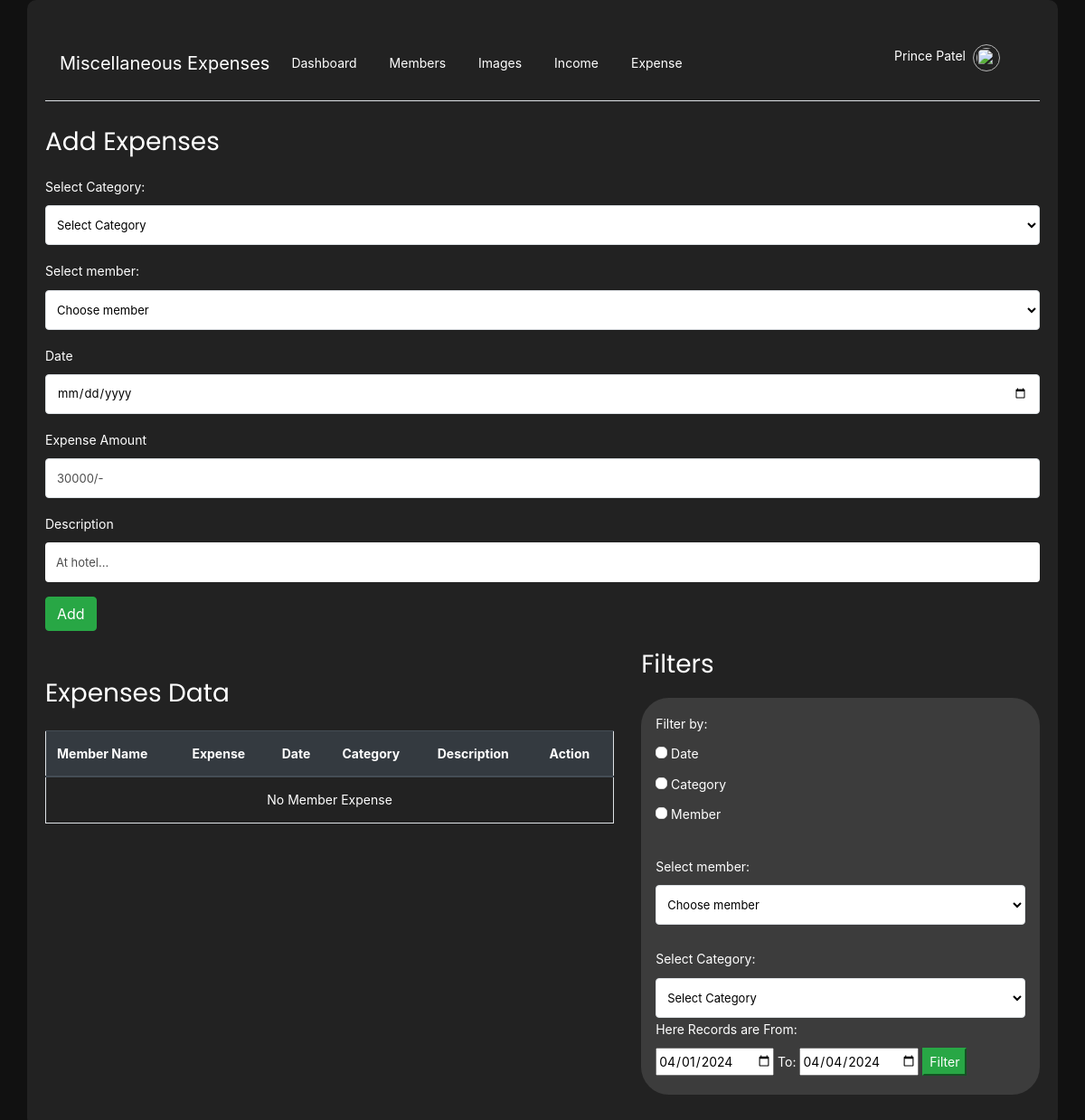
Page /expenses_view/ (signed in) on the earlier database version.
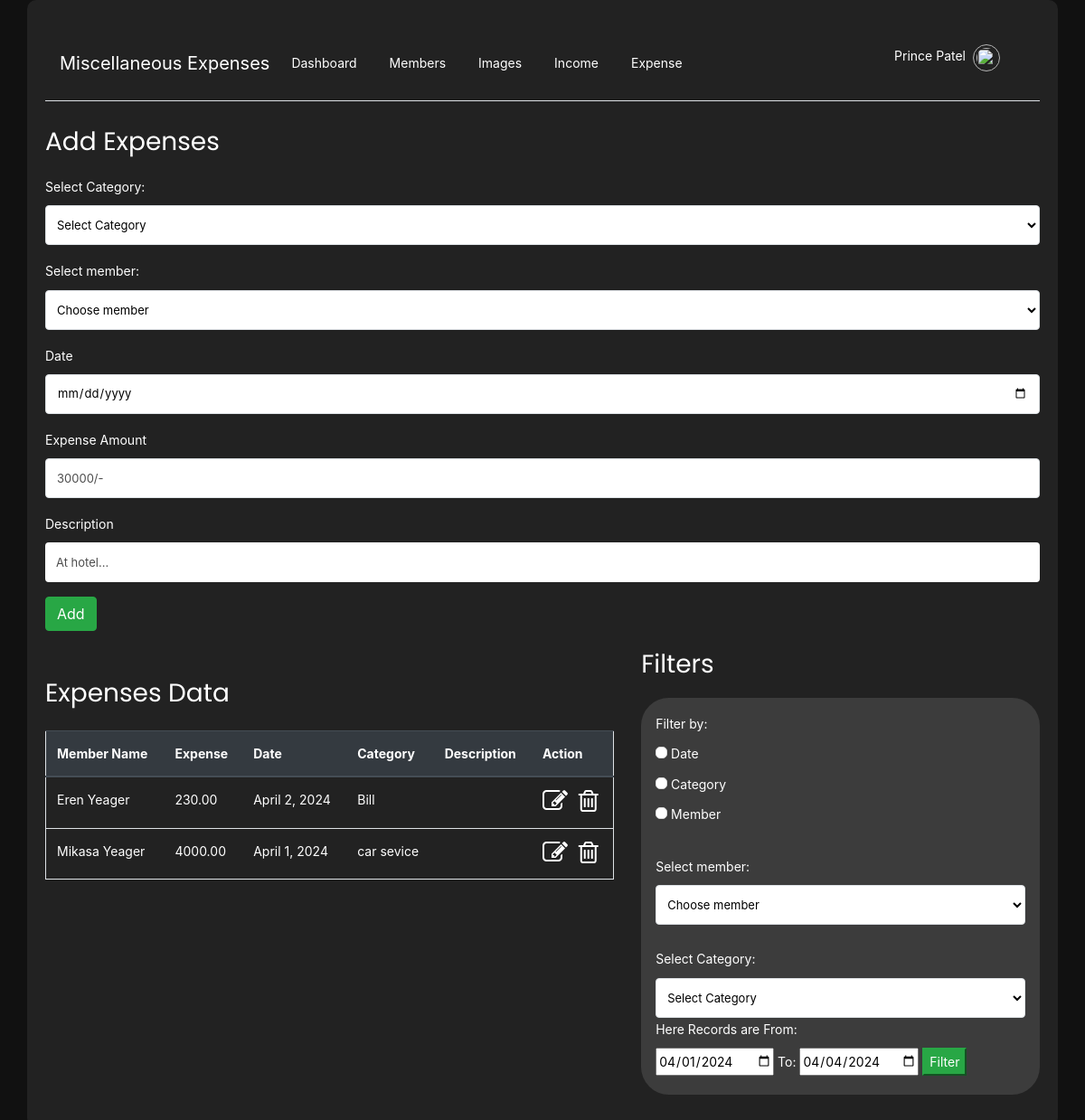
Same page on the later database version.
### account/models.py (models this page shows, shortened)
class Expenses(BaseClass):
    superuser_id = models.ForeignKey(SuperUserModel,on_delete=models.CASCADE)
    category_id=models.ForeignKey(Category,on_delete=models.CASCADE)
    member_id = models.ForeignKey(MembersModel,on_delete=models.CASCADE)
    date = models.DateField()
    amount = models.DecimalField(default=0,decimal_places=2,max_digits=10)
    description = models.TextField(default="--")

class Category(BaseClass):
    name = models.CharField(max_length=255)
    def __str__(self):
        return self.name

### authentication/models.py (models this page shows, shortened)
class MembersModel(BaseClass):
    superuser_id = models.ForeignKey(SuperUserModel, on_delete=models.CASCADE)
    first_name = models.CharField(max_length=255)
    last_name = models.CharField(max_length=255)
    email = models.EmailField(max_length=255,blank=True)
    mobile = models.CharField(max_length=255)
    password = models.CharField(max_length=255, blank=True)
    is_active = models.BooleanField(default=True)
    is_super_user = models.BooleanField(default=False)
    otp = models.CharField(max_length=50,default=100000)
    def __str__(self):
        return f"{self.first_name} {self.last_name}"

### account/views.py (the view, shortened to what this page needs)
# urls.py: path('expenses_view/',expenses_view,name='expenses_view'),
@login_required
def expenses_view(request):
    user = MembersModel.objects.get(email = request.session['email'])
    categories = Category.objects.all()
    members = MembersModel.objects.filter(superuser_id_id=request.session['superuser_id'])
    get_expenses = Expenses.objects.filter(superuser_id_id=request.session['superuser_id']).filter(date__range=[datetimeinfo.convert_date_format(start_date_of_month),datetimeinfo.convert_date_format(current_date_of_month)])
    context = {
        'user':user,
        'categories':categories,
        'get_expenses':get_expenses,
        'members':members,
        'start_date_of_month':datetimeinfo.convert_date_format(start_date_of_month),
        'current_date_of_month':datetimeinfo.convert_date_format(current_date_of_month)
    }
    return render(request, 'expense.html',context)

### account/views.py (called while the page is built)
def login_required(view_func):
    @wraps(view_func)
    def _wrapped_view(request, *args, **kwargs):
        if 'email' not in request.session:
            messages.warning(request, "You are not logged in yet.")
            return redirect('login_view')
        return view_func(request, *args, **kwargs)
    return _wrapped_view

### master/utils/ME_DATETIME/me_time.py (called while the page is built)
    def convert_date_format(self,date_str):
        parsed_date = datetime.strptime(date_str, "%d-%m-%Y").date()
        converted_date_str = parsed_date.strftime("%Y-%m-%d")
        return converted_date_str

### account/templates/expense.html (shortened to what the changed rows need)
{% extends 'base.html' %}
{% block content %}
<div class="row">
    <div class="col-md-7">
        <table class="table border" style="margin-top: 20px;color: #fff ;">
            <thead class="thead-dark">
                <h3 class="mt-5" style="color: #fff;">Expenses Data</h3>
                <tr>
                    <th scope="col">Member Name</th>
                    <th scope="col">Expense</th>
                    <th scope="col">Date</th>
                    <th scope="col">Category</th>
                    <th scope="col">Description</th>
                    <th scope="col">Action</th>
                </tr>
            </thead>
            <tbody>
                {% if get_expenses|length != 0 %}
                {% for expenses in get_expenses %}
                <tr>
                    <td>{{ expenses.member_id }}</td>
                    <td>{{ expenses.amount }}</td>
                    <td>{{ expenses.date }}</td>
                    <td>{{ expenses.category_id }}</td>
                    <td>{{ expenses.description }}</td>
                    <td>
                        <a href="{% url 'update_expense_view' id=expenses.id%}"><i class="fa fa-pencil-square-o fa-2x "
                                aria-hidden="true"></i></a>
                        <a href="{% url 'delete_expense_view' id=expenses.id%}"><i class="fa fa-trash-o fa-2x ml-2"
                                aria-hidden="true"></i></a>
                    </td>
                </tr>
                {% endfor %}
                {% else %}
                <tr>
                    <td colspan="6" style="text-align: center;">No Member Expense</td>
                </tr>
                {% endif %}
            </tbody>
        </table>
    </div>
</div>
{% endblock %}

Differences in the rows shown:
added Expenses: member_id "Eren Yeager", amount "230.00", date "April 2, 2024", category_id "Bill"
added Expenses: member_id "Mikasa Yeager", amount "4000.00", date "April 1, 2024", category_id "car sevice"
Other differences:
text no longer shown: "No Member Expense"
